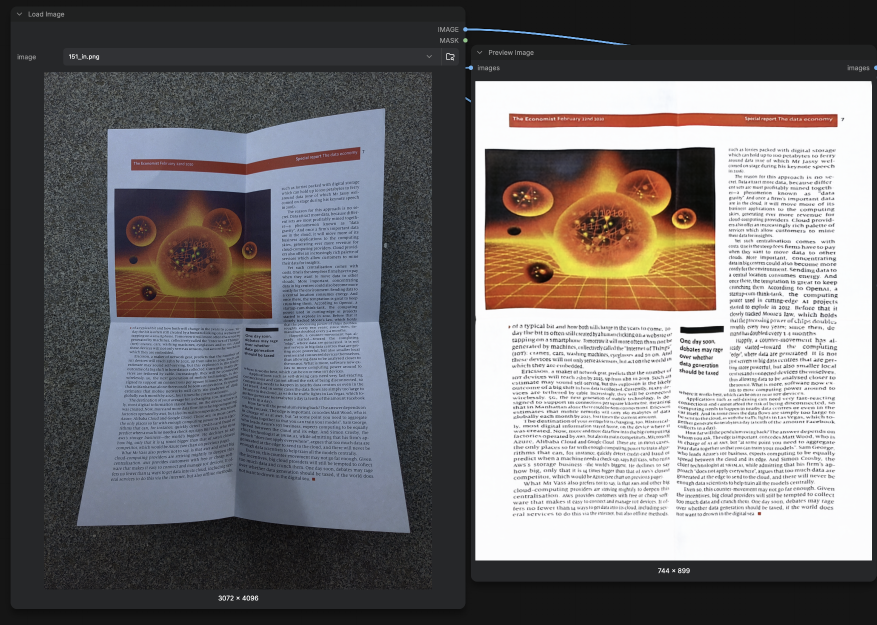
#> input picture imgs/1.png, 1753 x 1250 px (shown at 1/2 size)
$ python -i prompts.py   (imports and definitions only)   (older library calls are emulated)
#> lines starting #> are read from the running program, lines starting #| are printed output that depends on the picture
#> further down, picture is the input picture: shape (1250, 1753, 3); mean B, G, R 114.6, 113.4, 116.5
"""Task-specific prompt generation for DocRes.

DocRes is conditioned on a 3-channel task prompt concatenated to the RGB input
(6 channels total). Each restoration task derives that prompt from the input
image with a cheap classical CV step, exactly as in the original repo.
"""

import cv2
import numpy as np
from skimage.filters import threshold_sauvola


# [28 lines left out: functions get_base_coord, _estimate_background, deblur_prompt, not called in this run]


def appearance_prompt(img):
    """Normalized local-contrast map against the estimated background."""
    h, w = img.shape[:2]
#> h = 1250; w = 1753
    scaled = cv2.resize(img, (1024, 1024))
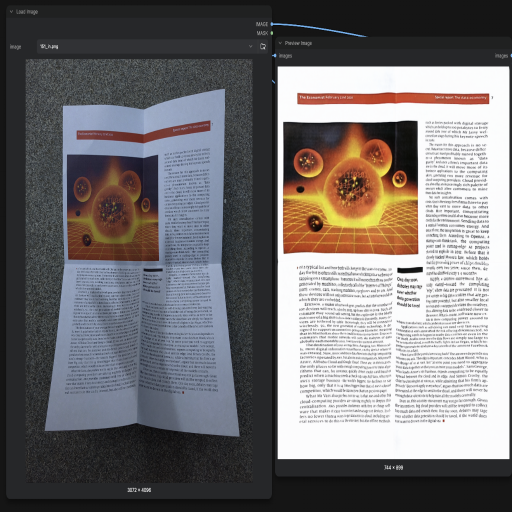
#> scaled: shape (1024, 1024, 3) (shown at 1/2 size); mean B, G, R 114.5, 113.4, 116.5
    planes = cv2.split(scaled)
    result_norm_planes = []
    for plane in planes:
        dilated = cv2.dilate(plane, np.ones((7, 7), np.uint8))
        bg = cv2.medianBlur(dilated, 21)
        diff = 255 - cv2.absdiff(plane, bg)
        result_norm_planes.append(
            cv2.normalize(diff, None, alpha=0, beta=255, norm_type=cv2.NORM_MINMAX,
                          dtype=cv2.CV_8UC1)
        )
#> this loop made 3 passes
#> pass 1, in appearance_prompt, `dilated = cv2.dilate(plane, np.ones((7, 7), np.uint8))`:
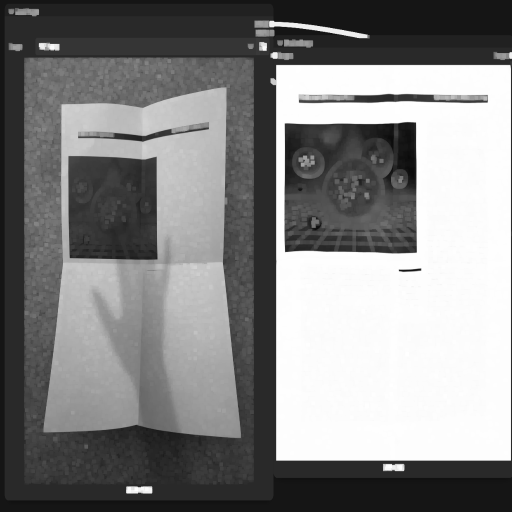
#> dilated: shape (1024, 1024) (shown at 1/2 size); min 10, max 255, mean 132.8
#> pass 1, in appearance_prompt, `diff = 255 - cv2.absdiff(plane, bg)`:
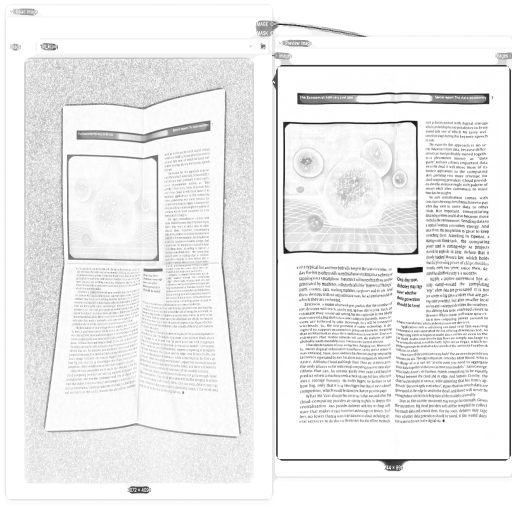
#> diff: shape (1024, 1024) (shown at 1/2 size); min 11, max 255, mean 236.6
#> after the loop:
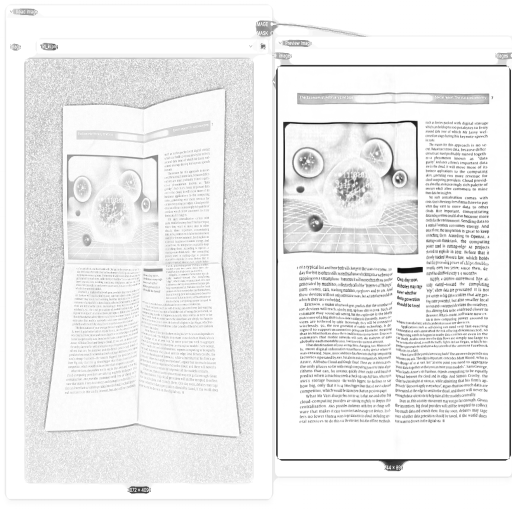
#> diff: shape (1024, 1024) (shown at 1/2 size); min 10, max 255, mean 237
#> after the loop:
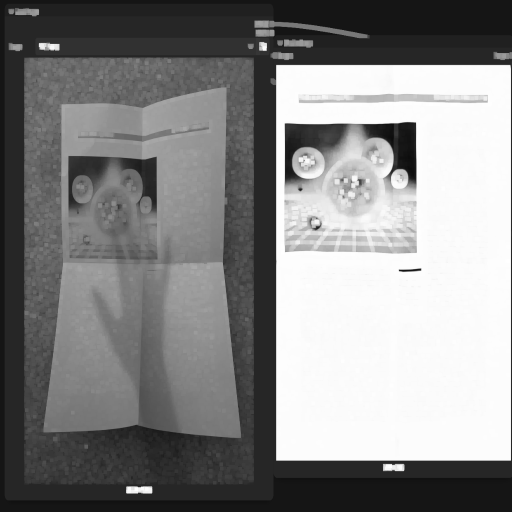
#> dilated: shape (1024, 1024) (shown at 1/2 size); min 11, max 255, mean 134.3
#> after the loop, result_norm_planes = 3 items
    result_norm = cv2.merge(result_norm_planes)
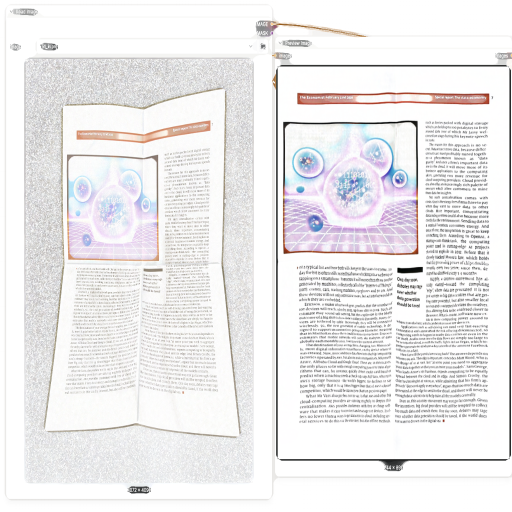
#> result_norm: shape (1024, 1024, 3) (shown at 1/2 size); mean of channels 0, 1, 2 235.8, 235, 236.3; drawn as B, G, R
    return cv2.resize(result_norm, (w, h))
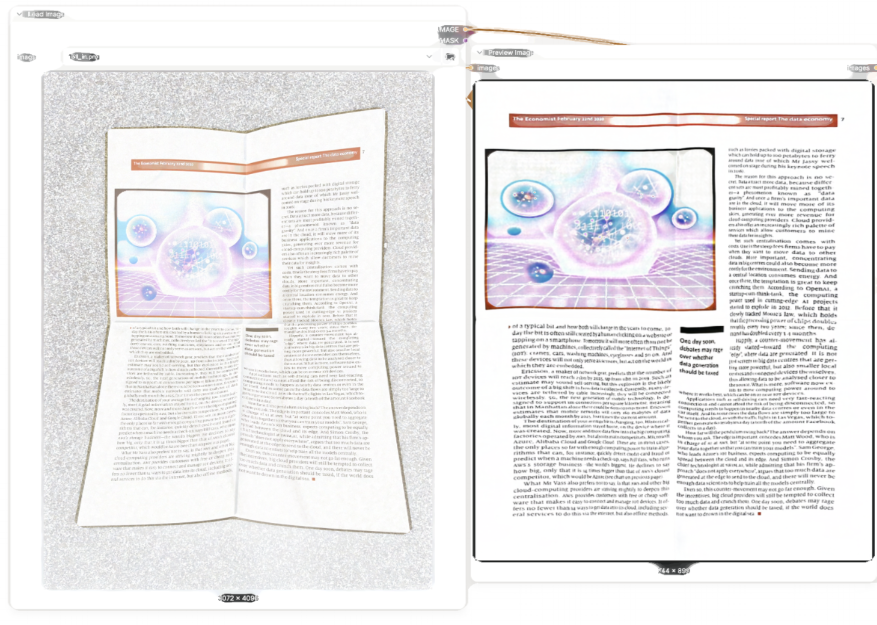
#> returned value: shape (1250, 1753, 3) (shown at 1/2 size); mean of channels 0, 1, 2 235.7, 234.9, 236.2; drawn as B, G, R


# [53 lines left out: functions deshadow_prompt, sauvola_binarization, binarization_prompt, not called in this run]

>>> import cv2
>>> picture = cv2.imread('imgs/1.png')
>>> result = appearance_prompt(picture)

$ run again, on imgs/3.png
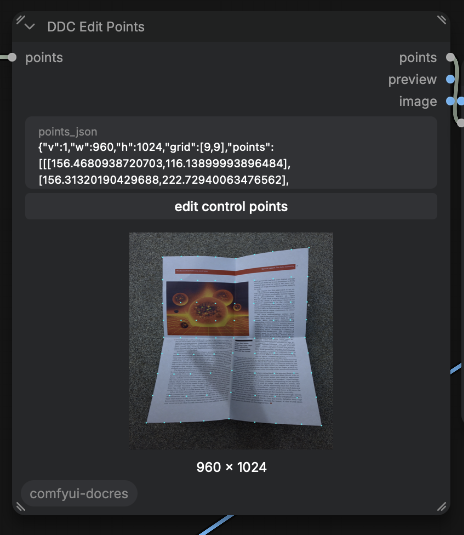
#> input picture imgs/3.png, 464 x 535 px
#> picture is the input picture: shape (535, 464, 3); mean B, G, R 54.7, 51.5, 50.1
#> the loop in appearance_prompt, `for plane in planes:` made 3 passes
#> after the loop in appearance_prompt, `for plane in planes:`:
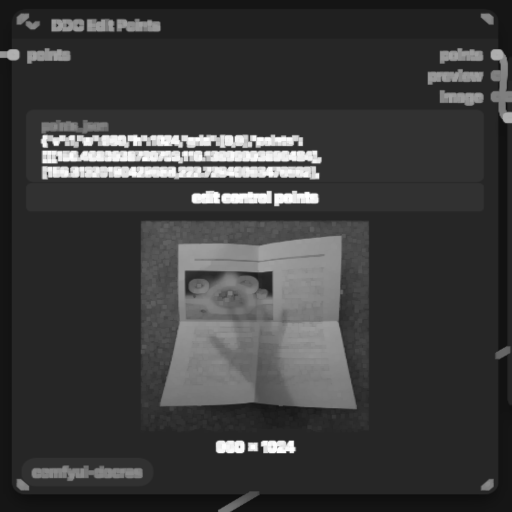
#> dilated: shape (1024, 1024) (shown at 1/2 size); min 14, max 255, mean 59.1
#> after the loop in appearance_prompt, `for plane in planes:`: result_norm_planes = 3 items
#> in appearance_prompt, `return cv2.resize(result_norm, (w, h))`:
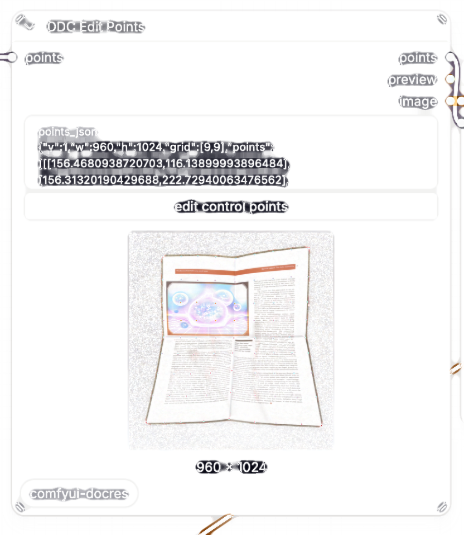
#> returned value: shape (535, 464, 3); mean of channels 0, 1, 2 243.5, 243.1, 243.7; drawn as B, G, R

$ run again, on imgs/4.png
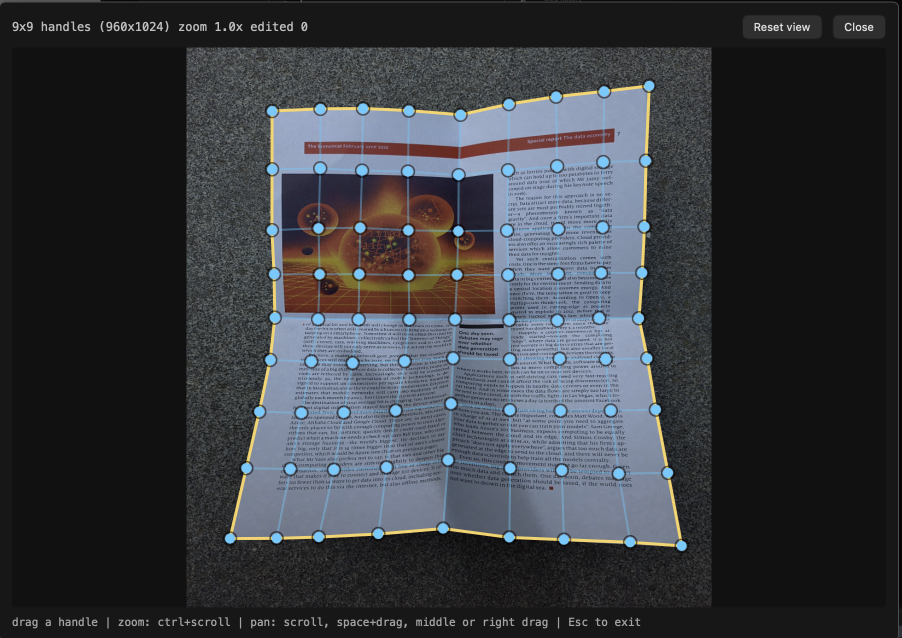
#> input picture imgs/4.png, 1803 x 1276 px (shown at 1/2 size)
#> picture is the input picture: shape (1276, 1803, 3); mean B, G, R 63.3, 58.6, 56.2
#> the loop in appearance_prompt, `for plane in planes:` made 3 passes
#> after the loop in appearance_prompt, `for plane in planes:`: result_norm_planes = 3 items
#> in appearance_prompt, `return cv2.resize(result_norm, (w, h))`:
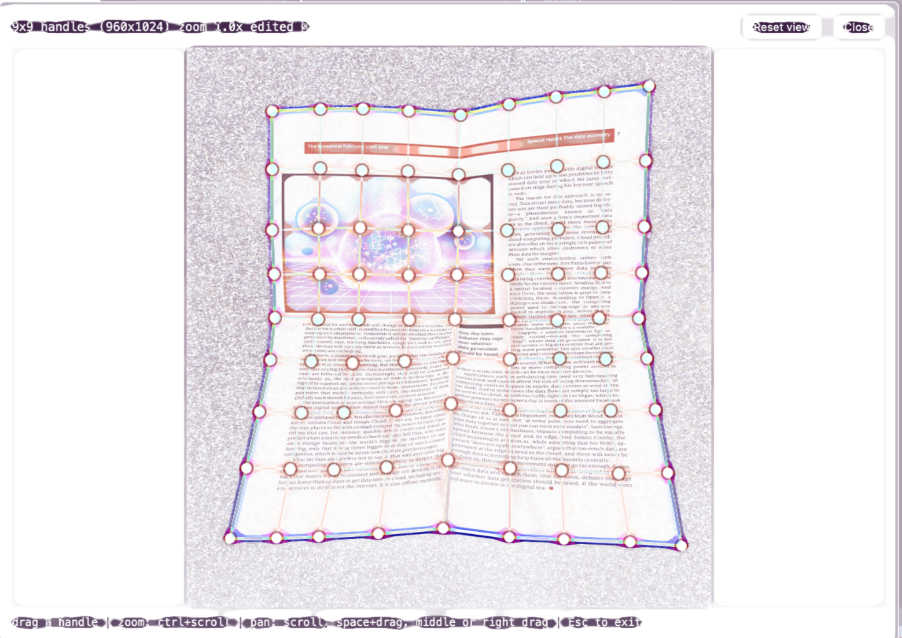
#> returned value: shape (1276, 1803, 3) (shown at 1/2 size); mean of channels 0, 1, 2 238.2, 234.8, 239.1; drawn as B, G, R
